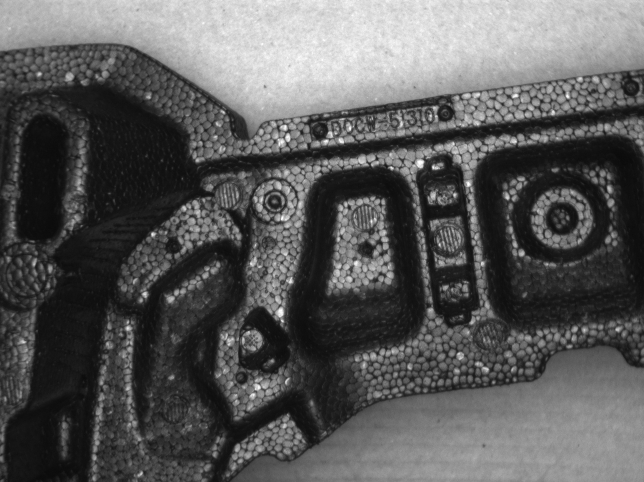
#> input picture images/D0CW-51310_108.jpg, 1288 x 964 px (shown at 1/2 size)
$ jupyter execute --allow-errors ENGG6100_ImageProcessing_AutomotiveParts.ipynb   (shell and % lines are left out)
#> lines starting #> are read from the running program, lines starting #| are printed output that depends on the picture
[cell 1]
import os
import numpy as np
import matplotlib.pylab as plt

[cell 2]
IMG = 'D0CW-51310_108.jpg'
PATH = './images/'

[cell 3]
data = plt.imread(os.path.join(PATH, IMG))
#> data is the input picture: shape (964, 1288); min 7, max 255, mean 89

[cell 4]
data.shape
#> Out = (964, 1288)

[cell 5]
ds_h = 2
ds_w = 2

[cell 6]
'''
data is a fairly high resolution image, which will be somewhat slow
to work with, even on a GPU. We might be able to get away with throwing
away every other pixel along height and width (aka downsampling).
'''
ds_data = data[::ds_h, ::ds_w]
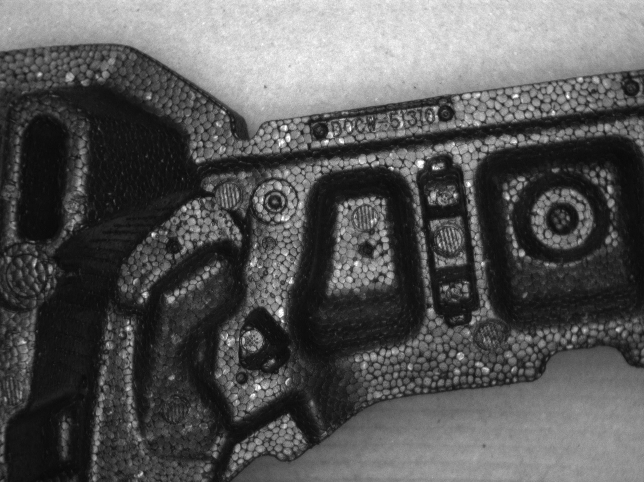
#> ds_data: shape (482, 644); min 9, max 255, mean 86.9

[cell 7]
ds_data.shape
#> Out = (482, 644)

[cell 8]
plt.figure(figsize=(10,8))
plt.imshow(data)

[cell 9]
'''
Normally you import all required modules you want to use
at the beginning of a Python file, but this is also valid.
I'm attempting to import modules close to where they are
actually used so you know where they came from.
'''
from skimage.feature import canny

[cell 10]
edges = canny(ds_data, sigma=2) # experiment with different sigma values here and see what happens
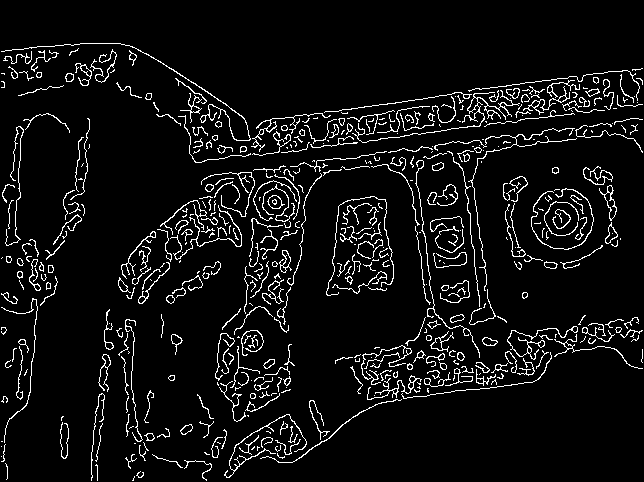
#> edges: shape (482, 644) bool; 6.5% white in thin lines or dots

[cell 11]
plt.figure(figsize=(10,8))
plt.imshow(edges)

[cell 12]
from skimage import data, color
from skimage.transform import hough_circle
from skimage.feature import peak_local_max

[cell 13]
# Detect small radii
hough_radii_sm = np.arange(24, 27, 1)
hough_res = hough_circle(edges, hough_radii_sm)

[cell 14]
# create a bunch of empty lists
s_centers = []
s_accums = []
s_radii = []
l_centers = []
l_accums = []
l_radii = []

[cell 15]
for radius, h in zip(hough_radii_sm, hough_res):
    num_peaks = 1
    peaks = peak_local_max(h, num_peaks=num_peaks)
    s_centers.extend(peaks)
    s_accums.extend(h[peaks[:, 0], peaks[:, 1]])
    s_radii.extend([radius] * num_peaks)
#> this loop made 3 passes
#> peaks on passes 1 to 3: [[213, 567]], [[201, 274]], [[179, 442]]
#> after the loop, s_accums = [0.431, 0.465, 0.382]; s_centers = [[213, 567], [201, 274], [179, 442]]; s_radii = [24, 25, 26]

[cell 16]
from skimage.draw import circle_perimeter, line

[cell 17]
top_n_circ=1
image = color.gray2rgb(ds_data)
for idx in np.argsort(s_accums)[::-1][:top_n_circ]:
    x1, y1 = s_centers[idx]
    radius = s_radii[idx]
    cx, cy = circle_perimeter(y1, x1, radius)
    try:
        image[cy, cx] = (220, 20, 20)
        image[cy + 1, cx + 1] = (220, 20, 20)
        image[cy - 1, cx - 1] = (220, 20, 20)
    except:
        pass
#> this loop made 1 pass
#> (x1, y1, radius) on pass 1: (201, 274, 25)
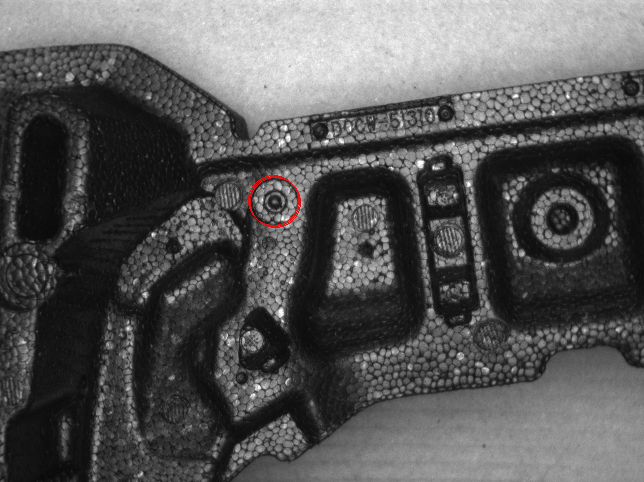
#> image: shape (482, 644, 3); mean R, G, B 87.1, 86.9, 86.9
print('Found small circle at coordinates (x=%d, y=%d)' % ((y1,x1)))
#| Found small circle at coordinates (x=274, y=201)

[cell 18]
# Detect large radii
hough_radii_lrg = np.arange(45, 50, 1)
hough_res = hough_circle(edges, hough_radii_lrg)

for radius, h in zip(hough_radii_lrg, hough_res):
    num_peaks = 1
    peaks = peak_local_max(h, num_peaks=num_peaks)
    l_centers.extend(peaks)
    l_accums.extend(h[peaks[:, 0], peaks[:, 1]])
    l_radii.extend([radius] * num_peaks)
#> this loop made 5 passes
#> peaks on passes 1 to 5: [[214, 259]], [[215, 258]], [[216, 258]], [[217, 257]], [[219, 560]]
#> after the loop, l_accums = [0.28, 0.277, 0.265, 0.279, 0.361]; l_centers = [[214, 259], [215, 258], [216, 258], [217, 257], [219, 560]]; l_radii = [45, 46, 47, 48, 49]

[cell 19]
image = color.gray2rgb(image)

for idx in np.argsort(l_accums)[::-1][:top_n_circ]:
    x2, y2 = l_centers[idx]
    radius = l_radii[idx]
    cx, cy = circle_perimeter(y2, x2, radius)
    rr, cc = line(x1, y1, x2, y2)
    try:
        image[cy, cx] = (20, 220, 20)
        image[cy + 1, cx + 1] = (20, 220, 20)
        image[cy - 1, cx - 1] = (20, 220, 20)
        image[rr, cc]=(20,20,220)
        image[rr + 1, cc + 1]=(20,20,220)
        image[rr - 1, cc - 1]=(20,20,220)
    except:
        pass
#> this loop made 1 pass
#> (idx, x2, y2, radius) on pass 1: (4, 219, 560, 49)

print('Found large circle at coordinates (x=%d, y=%d)' % ((y2,x2)))
#| Found large circle at coordinates (x=560, y=219)

[cell 20]
euclidean_distance = np.sqrt((x2-x1)**2 + (y2-y1)**2)
#> euclidean_distance = 286.6

[cell 21]
from scipy import ndimage
DFL_SLOPE = 0.25
L2_LOWER_LIMIT = 280
L2_UPPER_LIMIT = 300

Crop and display the region of interest

[cell 22]
below_lower_bound = euclidean_distance < L2_LOWER_LIMIT
#> below_lower_bound = False
exceeds_upper_bound = euclidean_distance > L2_UPPER_LIMIT
#> exceeds_upper_bound = False

if below_lower_bound or exceeds_upper_bound:
    print(Fore.RED + 'Euclidean distnance fail =' + str(int(euclidean_distance)))
    print(Style.RESET_ALL)
else:
    m = float(x2 - x1) / (y2 - y1)
#> m = 0.0629
    print('Euclidean distance=%d, slope=%.3f' % (euclidean_distance, m))
#| Euclidean distance=286, slope=0.063

    # If y-coord of big circle is below y-coord small circle
    if y2 - y1 > 0:
        orig = ndimage.rotate(ds_data, angle=(m - DFL_SLOPE) * 45, reshape=False)
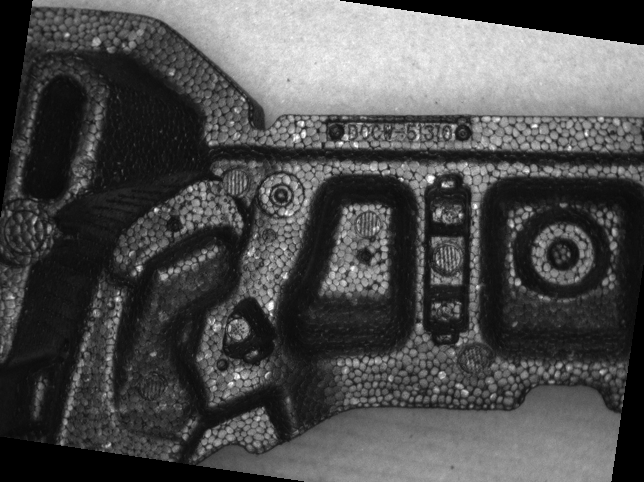
#> orig: shape (482, 644); min 0, max 255, mean 77.6

        '''
        these are magic numbers relating to
        size in pixels of the rectangle containing the
        actual serial number
        '''
        auto_crop = orig[x1 - 80:x1 - 55, y1 + 40:y1 + 190]
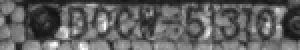
#> auto_crop: shape (25, 150) (shown 2 times larger); min 19, max 255, mean 95.1
        fig = plt.figure()
        ax = fig.gca()
        ax.imshow(auto_crop, cmap=plt.cm.gray)
        plt.show()
